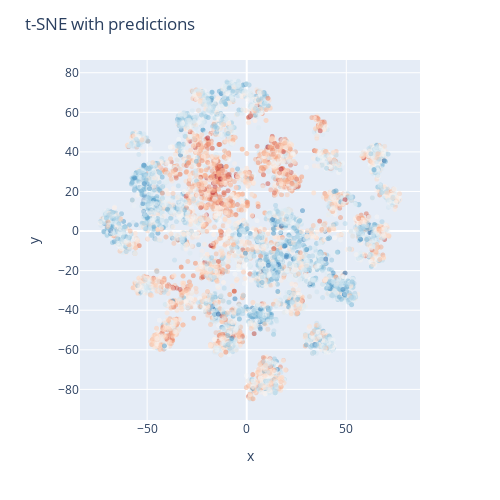

Notebook cell for this chart:
### Markdown cell above
### Targets averaged over _n_ neighbors

### Code cell
targets = np.round(dataset.targets, 2)
lim = 3
data = pd.DataFrame({'index': np.arange(len(dataset.low_dim)), 'x': dataset.low_dim[:, 0], 'y': dataset.low_dim[:, 1]})

fig = px.scatter(data, x='x', y='y', text=targets, hover_name='index')
fig.update_traces(marker=dict(size=5, opacity=0.5, color=targets, colorscale='RdBu_r'))
fig.update_layout(title='t-SNE with predictions', hovermode='closest', width=500, height=500)

fig.show()

### Figure 1 — Plotly figure (JSON) as saved in the notebook; plotly's stock layout.template omitted (floating-point values rounded to 4 significant figures; data arrays with more than 128 entries replaced by an {"elided": "..."} marker saying what was removed)
{"data": [{"hovertemplate": "<b>%{hovertext}</b><br><br>x=%{x}<br>y=%{y}<br>text=%{text}<extra></extra>", "hovertext": {"elided": "9841 int values"}, "legendgroup": "", "marker": {"color": {"elided": "9841 float values"}, "colorscale": [[0, "rgb(5,48,97)"], [0.1, "rgb(33,102,172)"], [0.2, "rgb(67,147,195)"], [0.3, "rgb(146,197,222)"], [0.4, "rgb(209,229,240)"], [0.5, "rgb(247,247,247)"], [0.6, "rgb(253,219,199)"], [0.7, "rgb(244,165,130)"], [0.8, "rgb(214,96,77)"], [0.9, "rgb(178,24,43)"], [1, "rgb(103,0,31)"]], "opacity": 0.5, "size": 5, "symbol": "circle"}, "mode": "markers+text", "name": "", "showlegend": false, "text": {"elided": "9841 float values"}, "type": "scattergl", "x": {"elided": "9841 float values"}, "xaxis": "x", "y": {"elided": "9841 float values"}, "yaxis": "y"}], "layout": {"height": 500, "hovermode": "closest", "legend": {"tracegroupgap": 0}, "margin": {"t": 60}, "title": {"text": "t-SNE with predictions"}, "width": 500, "xaxis": {"anchor": "y", "domain": [0, 1], "title": {"text": "x"}}, "yaxis": {"anchor": "x", "domain": [0, 1], "title": {"text": "y"}}}}
